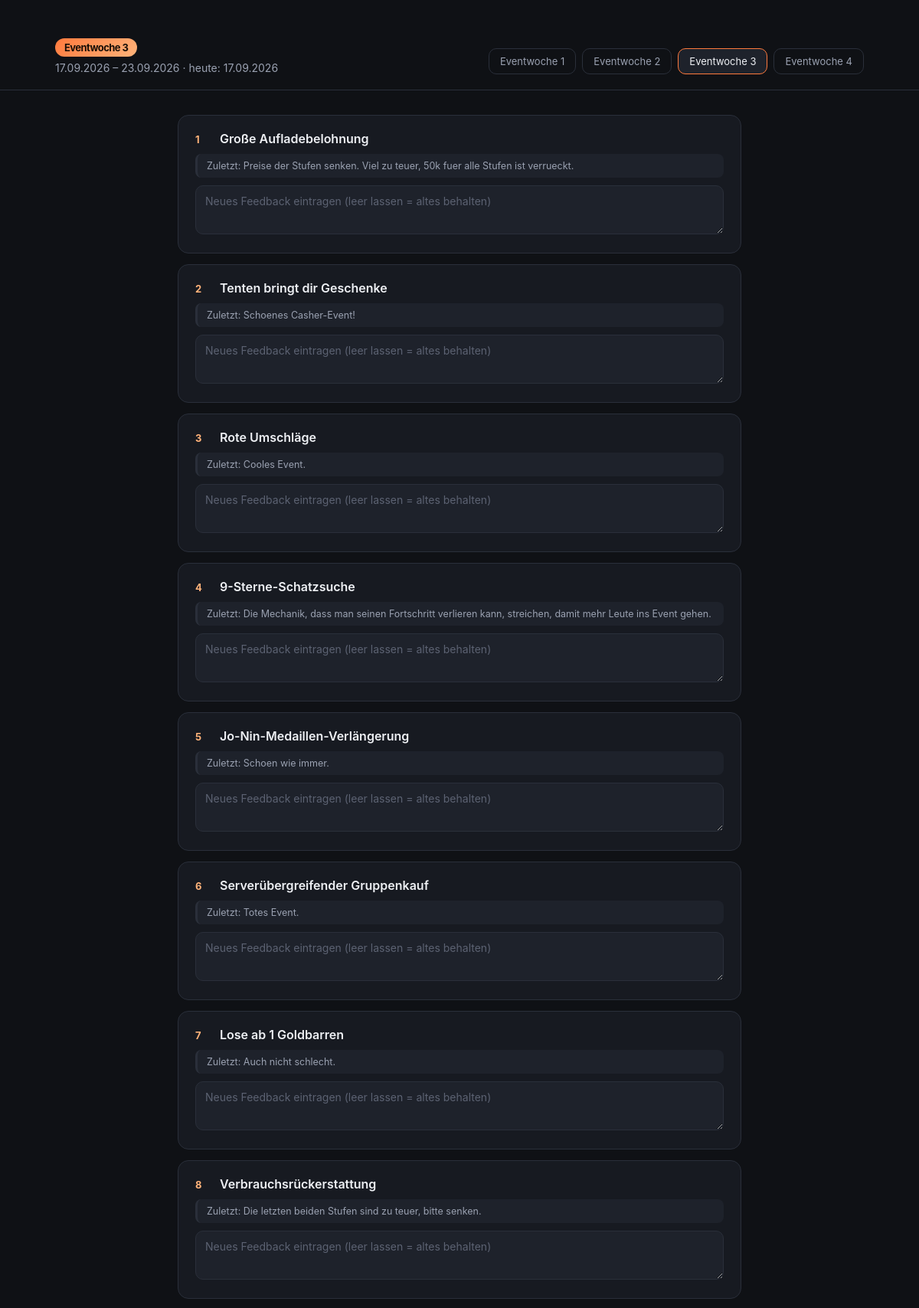
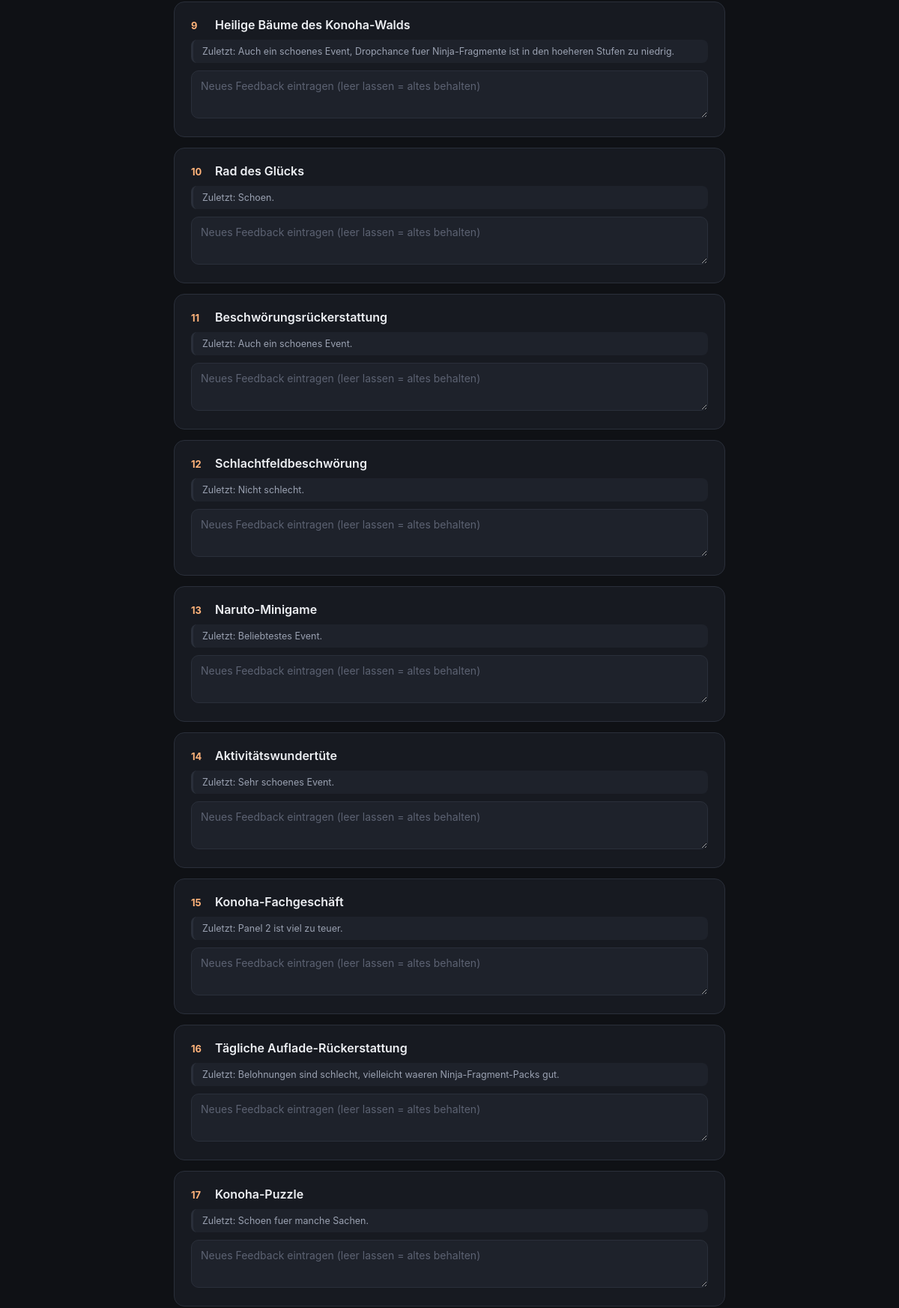
The page / (upper part) on the database its author committed (2 pictures, top to bottom).
### tables this page shows
CREATE TABLE events (
    week_number  INTEGER NOT NULL,
    event_order  INTEGER NOT NULL,
    name         TEXT NOT NULL,
    feedback     TEXT NOT NULL DEFAULT '',
    updated_at   TEXT,
    PRIMARY KEY (week_number, event_order)
);

### app.py (the view)
@app.route("/", methods=["GET"])
def index():
    week_arg = request.args.get("week")
    week_number, week_start, week_end = get_week(week_arg)
    events = db.get_events(week_number)
    last_doc = db.get_last_run(week_number)
    last_docx, last_txt = download_names(last_doc)
    return render_template(
        "index.html",
        week_number=week_number,
        week_names=WEEK_NAMES,
        week_start=week_start,
        week_end=week_end,
        events=events,
        today=date.today(),
        last_doc=last_doc,
        last_docx=last_docx,
        last_txt=last_txt,
    )

### app.py (called while the page is built, shortened)
def get_week(week_arg):
    if week_arg:
        return week_info_for(int(week_arg))
    return current_week_info()

def download_names(last_doc):
    if not last_doc:
        return None, None

### cycle.py (called while the page is built)
def current_week_info(today: date = None):
    if today is None:
        today = date.today()
    cycle_length = WEEK_LENGTH_DAYS * NUM_WEEKS_IN_CYCLE
    days_since_start = (today - START_DATE).days
    if days_since_start < 0:
        days_since_start %= cycle_length
    position_in_cycle = days_since_start % cycle_length
    week_index = position_in_cycle // WEEK_LENGTH_DAYS  # 0-based
    eventwoche_nummer = int(week_index) + 1
    week_start = START_DATE + timedelta(
        days=int(week_index) * WEEK_LENGTH_DAYS
        + (days_since_start // cycle_length) * cycle_length
    )
    week_end = week_start + timedelta(days=WEEK_LENGTH_DAYS - 1)
    return eventwoche_nummer, week_start, week_end

### db.py (called while the page is built)
def get_connection():
    conn = sqlite3.connect(DB_PATH)
    conn.row_factory = sqlite3.Row
    return conn

def get_events(week_number):
    conn = get_connection()
    cur = conn.execute(
        "SELECT event_order, name, feedback FROM events WHERE week_number = ? ORDER BY event_order",
        (week_number,),
    )
    rows = [dict(r) for r in cur.fetchall()]
    conn.close()
    return rows

def get_last_run(week_number):
    conn = get_connection()
    cur = conn.execute(
        """SELECT week_start, week_end, docx_path, created_at FROM runs
           WHERE week_number = ? ORDER BY id DESC LIMIT 1""",
        (week_number,),
    )
    row = cur.fetchone()
    conn.close()
    return dict(row) if row else None

### templates/index.html (shortened to what this page needs)
<!DOCTYPE html>
<html lang="de">
<head>
</head>
<body>
<header>
  <div class="titleblock">
    <h1><span class="badge">{{ week_names[week_number] }}</span></h1>
    <div class="sub">{{ week_start.strftime('%d.%m.%Y') }} &ndash; {{ week_end.strftime('%d.%m.%Y') }} &middot; heute: {{ today.strftime('%d.%m.%Y') }}</div>
  </div>
  <div class="week-switch">
    {% for w in [1,2,3,4] %}
      <a href="{{ url_for('index', week=w) }}" class="{{ 'active' if w == week_number else '' }}">{{ week_names[w] }}</a>
    {% endfor %}
  </div>
</header>
<main>
  <form method="POST" action="{{ url_for('save') }}">
    {% for ev in events %}
    <div class="event-card">
      <div class="event-head">
        <span class="event-num">{{ ev.event_order }}</span>
        <span class="event-name">{{ ev.name }}</span>
      </div>
      {% if ev.feedback %}
        <p class="old-feedback">Zuletzt: {{ ev.feedback }}</p>
      {% else %}
        <p class="old-feedback empty">Noch kein Feedback vorhanden</p>
      {% endif %}
      <textarea name="feedback_{{ ev.event_order }}" placeholder="Neues Feedback eintragen (leer lassen = altes behalten)"></textarea>
    </div>
    {% endfor %}
  </form>
</main>
</body>
</html>

### templates/index.html (style rules this page uses)
:root { --bg: #0f1115; --panel: #171a21; --panel-2: #1e222b; --border: #2a2f3a; --text: #eef0f4; --text-dim: #9aa1b1; --accent: #ff7a3d; --accent-2: #ffb37a; --good: #4ade80; --radius: 14px; }
* { box-sizing: border-box; }
body { margin: 0; font-family: -apple-system, BlinkMacSystemFont, "Segoe UI", Roboto, Helvetica, Arial, sans-serif; background: radial-gradient(1200px 600px at 10% -10%, #23283a 0%, var(--bg) 60%); color: var(--text); min-height: 100vh; padding-bottom: 120px; }
header { padding: 40px 6vw 20px; display: flex; justify-content: space-between; align-items: flex-end; flex-wrap: wrap; gap: 16px; border-bottom: 1px solid var(--border); }
.titleblock h1 { margin: 0 0 6px; font-size: 28px; letter-spacing: -0.02em; }
.titleblock .sub { color: var(--text-dim); font-size: 14px; }
.badge { display: inline-block; background: linear-gradient(135deg, var(--accent), var(--accent-2)); color: #1a0f07; font-weight: 700; padding: 4px 12px; border-radius: 999px; font-size: 13px; margin-right: 8px; }
.week-switch { display: flex; gap: 8px; }
.week-switch a { text-decoration: none; color: var(--text-dim); border: 1px solid var(--border); padding: 8px 14px; border-radius: 10px; font-size: 13px; transition: all 0.15s ease; }
.week-switch a.active { background: var(--panel-2); color: var(--text); border-color: var(--accent); }
main { max-width: 880px; margin: 0 auto; padding: 32px 6vw; }
.event-card { background: var(--panel); border: 1px solid var(--border); border-radius: var(--radius); padding: 20px 22px; margin-bottom: 14px; transition: border-color 0.15s ease; }
.event-head { display: flex; align-items: baseline; gap: 10px; margin-bottom: 10px; }
.event-num { color: var(--accent-2); font-weight: 700; font-size: 13px; min-width: 22px; }
.event-name { font-size: 16px; font-weight: 600; }
.old-feedback { font-size: 12.5px; color: var(--text-dim); margin: 0 0 10px; padding: 8px 12px; background: var(--panel-2); border-radius: 8px; border-left: 3px solid var(--border); }
textarea { width: 100%; min-height: 64px; resize: vertical; background: var(--panel-2); border: 1px solid var(--border); border-radius: 10px; color: var(--text); padding: 10px 12px; font-size: 14px; font-family: inherit; line-height: 1.4; }
textarea::placeholder { color: #5c6272; }

### rows shown on the page
events: event_order "1", name "Große Aufladebelohnung", feedback "Preise der Stufen senken. Viel zu teuer, 50k fuer alle Stufen ist verrueckt.", event_order "Neues Feedback eintragen (leer lassen = altes behalten)"
events: event_order "2", name "Tenten bringt dir Geschenke", feedback "Schoenes Casher-Event!", event_order "Neues Feedback eintragen (leer lassen = altes behalten)"
events: event_order "3", name "Rote Umschläge", feedback "Cooles Event.", event_order "Neues Feedback eintragen (leer lassen = altes behalten)"
events: event_order "4", name "9-Sterne-Schatzsuche", feedback "Die Mechanik, dass man seinen Fortschritt verlieren kann, streichen, damit mehr Leute ins Event gehen.", event_order "Neues Feedback eintragen (leer lassen = altes behalten)"
events: event_order "5", name "Jo-Nin-Medaillen-Verlängerung", feedback "Schoen wie immer.", event_order "Neues Feedback eintragen (leer lassen = altes behalten)"
events: event_order "6", name "Serverübergreifender Gruppenkauf", feedback "Totes Event.", event_order "Neues Feedback eintragen (leer lassen = altes behalten)"
events: event_order "7", name "Lose ab 1 Goldbarren", feedback "Auch nicht schlecht.", event_order "Neues Feedback eintragen (leer lassen = altes behalten)"
events: event_order "8", name "Verbrauchsrückerstattung", feedback "Die letzten beiden Stufen sind zu teuer, bitte senken.", event_order "Neues Feedback eintragen (leer lassen = altes behalten)"
events: event_order "9", name "Heilige Bäume des Konoha-Walds", feedback "Auch ein schoenes Event, Dropchance fuer Ninja-Fragmente ist in den hoeheren Stufen zu niedrig.", event_order "Neues Feedback eintragen (leer lassen = altes behalten)"
events: event_order "10", name "Rad des Glücks", feedback "Schoen.", event_order "Neues Feedback eintragen (leer lassen = altes behalten)"
events: event_order "11", name "Beschwörungsrückerstattung", feedback "Auch ein schoenes Event.", event_order "Neues Feedback eintragen (leer lassen = altes behalten)"
events: event_order "12", name "Schlachtfeldbeschwörung", feedback "Nicht schlecht.", event_order "Neues Feedback eintragen (leer lassen = altes behalten)"
events: event_order "13", name "Naruto-Minigame", feedback "Beliebtestes Event.", event_order "Neues Feedback eintragen (leer lassen = altes behalten)"
events: event_order "14", name "Aktivitätswundertüte", feedback "Sehr schoenes Event.", event_order "Neues Feedback eintragen (leer lassen = altes behalten)"
events: event_order "15", name "Konoha-Fachgeschäft", feedback "Panel 2 ist viel zu teuer.", event_order "Neues Feedback eintragen (leer lassen = altes behalten)"
events: event_order "16", name "Tägliche Auflade-Rückerstattung", feedback "Belohnungen sind schlecht, vielleicht waeren Ninja-Fragment-Packs gut.", event_order "Neues Feedback eintragen (leer lassen = altes behalten)"
events: event_order "17", name "Konoha-Puzzle", feedback "Schoen fuer manche Sachen.", event_order "Neues Feedback eintragen (leer lassen = altes behalten)"

### other values the page prints
{{ week_names[week_number] }} "Eventwoche 3"
{{ week_start.strftime('%d.%m.%Y') }} "17.09.2026"
{{ week_end.strftime('%d.%m.%Y') }} "23.09.2026"
{{ week_names[w] }} "Eventwoche 1" "Eventwoche 2" "Eventwoche 3" "Eventwoche 4"
